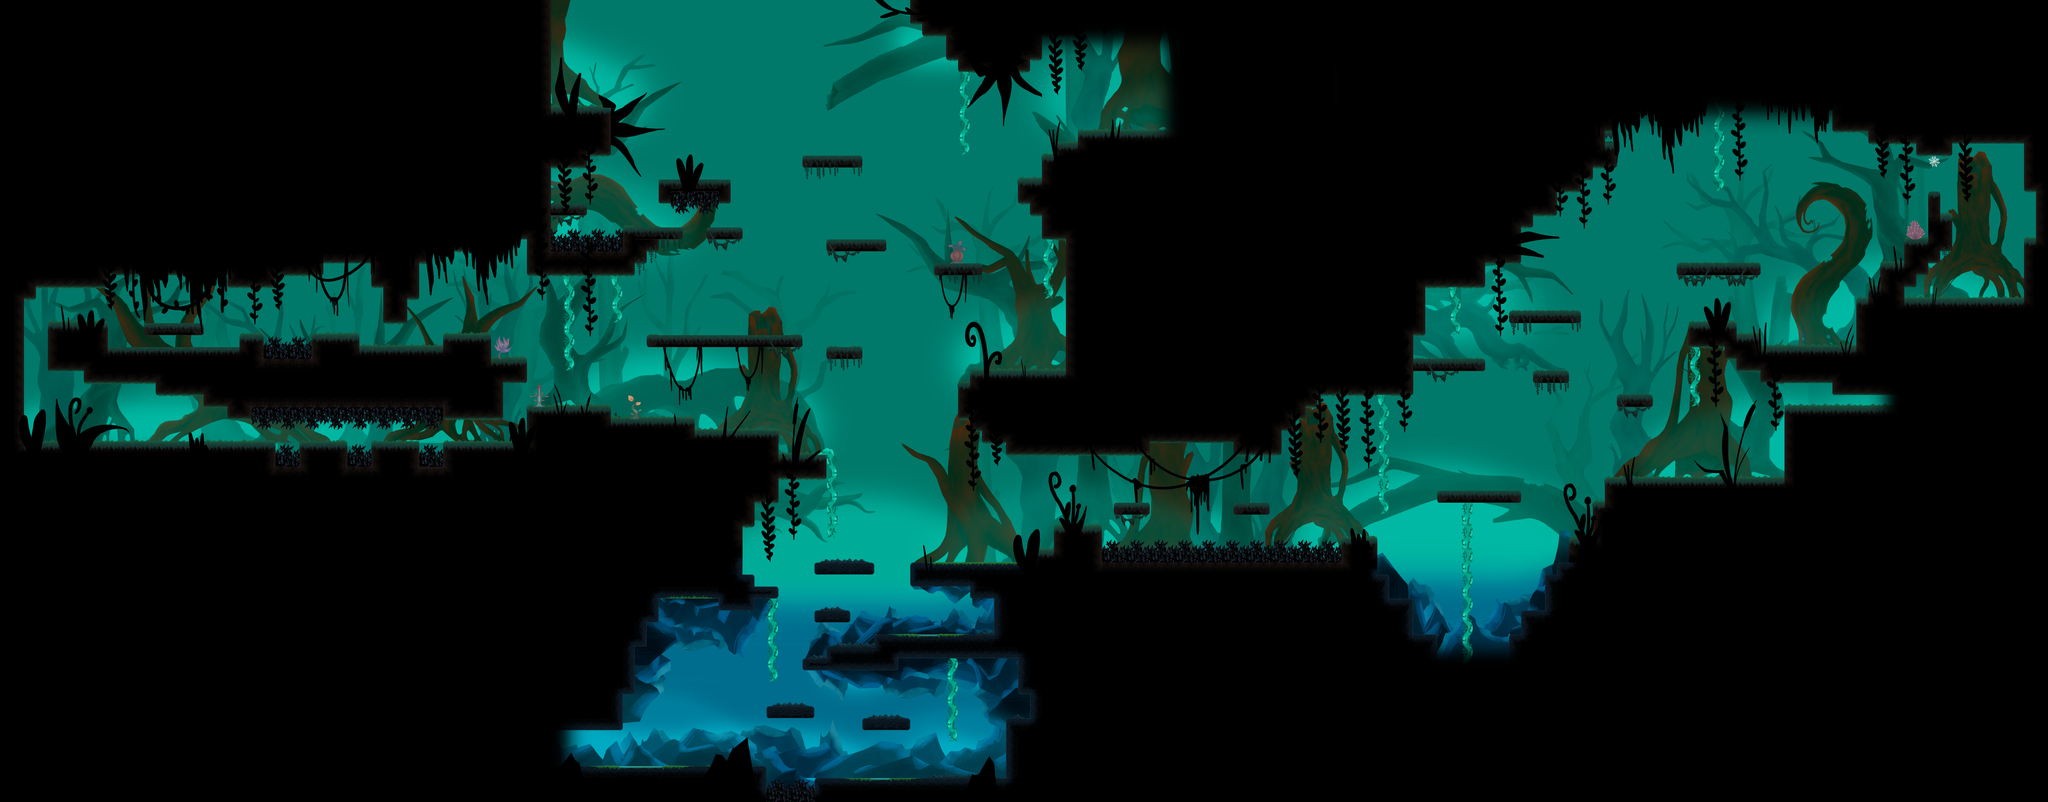

Rendered tile map (Tiled .tmx) drawn with the repository's tilesets; below, a short description and the map source with its tile grids summarised:
An orthogonal 171x67 tile map with 64x64 px tiles, 10 tile layers (Background, Background_Fog, Layer_4, Layer_3, ...), 1 hidden layer not drawn, 34 tilesets and 459 objects (11x CaveDrop, 9x Spikes, 6x Creebler, 5x Geyser, 2x Map22, ...).

<map version="1.10" tiledversion="1.11.2" orientation="orthogonal" renderorder="right-down" width="171" height="67" tilewidth="64" tileheight="64" infinite="0" nextlayerid="73" nextobjectid="4652">
 <tileset firstgid="1" name="Mangrove_background" tilewidth="64" tileheight="64" tilecount="480" columns="30">
  <image source="../Environment/Mangrove_background.png" width="1920" height="1080" />
 </tileset>
 <tileset firstgid="481" name="Mangrove_Tree1" tilewidth="64" tileheight="64" tilecount="1140" columns="30">
  <image source="../Environment/Mangrove_Tree1.png" width="1920" height="2444" />
 </tileset>
 <tileset firstgid="1621" name="Mangrove_Tree1.1" tilewidth="64" tileheight="64" tilecount="1140" columns="30">
  <image source="../Environment/Mangrove_Tree1.1.png" width="1920" height="2444" />
 </tileset>
 <tileset firstgid="2761" name="Mangrove_Tree1.2" tilewidth="64" tileheight="64" tilecount="1140" columns="30">
  <image source="../Environment/Mangrove_Tree1.2.png" width="1920" height="2444" />
 </tileset>
 <tileset firstgid="3901" name="Mangrove_Tree2.1" tilewidth="64" tileheight="64" tilecount="480" columns="30">
  <image source="../Environment/Mangrove_Tree2.1.png" width="1920" height="1080" />
 </tileset>
 <tileset firstgid="4381" name="Mangrove_Tree2.2" tilewidth="64" tileheight="64" tilecount="480" columns="30">
  <image source="../Environment/Mangrove_Tree2.2.png" width="1920" height="1080" />
 </tileset>
 <tileset firstgid="4861" name="Mangrove_Tree2" tilewidth="64" tileheight="64" tilecount="480" columns="30">
  <image source="../Environment/Mangrove_Tree2.png" width="1920" height="1080" />
 </tileset>
 <tileset firstgid="5341" name="Mangrove_Tree3.1" tilewidth="64" tileheight="64" tilecount="480" columns="30">
  <image source="../Environment/Mangrove_Tree3.1.png" width="1920" height="1080" />
 </tileset>
 <tileset firstgid="5821" name="Mangrove_Tree3.2" tilewidth="64" tileheight="64" tilecount="480" columns="30">
  <image source="../Environment/Mangrove_Tree3.2.png" width="1920" height="1080" />
 </tileset>
 <tileset firstgid="6301" name="Mangrove_Tree3" tilewidth="64" tileheight="64" tilecount="480" columns="30">
  <image source="../Environment/Mangrove_Tree3.png" width="1920" height="1080" />
 </tileset>
 <tileset firstgid="6781" name="rocas1" tilewidth="64" tileheight="64" tilecount="480" columns="30">
  <image source="../Environment/rocas1.png" width="1920" height="1080" />
 </tileset>
 <tileset firstgid="7261" name="rocas2" tilewidth="64" tileheight="64" tilecount="480" columns="30">
  <image source="../Environment/rocas2.png" width="1920" height="1080" />
 </tileset>
 <tileset firstgid="7741" name="rocas3" tilewidth="64" tileheight="64" tilecount="480" columns="30">
  <image source="../Environment/rocas3.png" width="1920" height="1080" />
 </tileset>
 <tileset firstgid="8221" name="rocas4" tilewidth="64" tileheight="64" tilecount="480" columns="30">
  <image source="../Environment/rocas4.png" width="1920" height="1080" />
 </tileset>
 <tileset firstgid="8701" name="Mangrove_Fog3" tilewidth="64" tileheight="64" tilecount="1140" columns="30">
  <image source="../Environment/Mangrove_Fog3.png" width="1920" height="2444" />
 </tileset>
 <tileset firstgid="9841" name="Mangrove_Fog1" tilewidth="64" tileheight="64" tilecount="1140" columns="30">
  <image source="../Environment/Mangrove_Fog1.png" width="1920" height="2444" />
 </tileset>
 <tileset firstgid="10981" name="niebla_fondo" tilewidth="64" tileheight="64" tilecount="480" columns="30">
  <image source="../Environment/niebla_fondo.png" width="1920" height="1080" />
 </tileset>
 <tileset firstgid="11461" name="niebla2" tilewidth="64" tileheight="64" tilecount="480" columns="30">
  <image source="../Environment/niebla2.png" width="1920" height="1080" />
 </tileset>
 <tileset firstgid="11941" name="Mangrove_Foreground_Tree" tilewidth="64" tileheight="64" tilecount="480" columns="30">
  <image source="../Environment/Mangrove_Foreground_Tree.png" width="1920" height="1080" />
 </tileset>
 <tileset firstgid="12421" name="Mangrove_Foreground_Plants" tilewidth="64" tileheight="64" tilecount="480" columns="30">
  <image source="../Environment/Mangrove_Foreground_Plants.png" width="1920" height="1080" />
 </tileset>
 <tileset firstgid="12901" name="Mangrove_Plants" tilewidth="64" tileheight="64" tilecount="1140" columns="30">
  <image source="../Environment/Mangrove_Plants.png" width="1920" height="2444" />
 </tileset>
 <tileset firstgid="14041" name="Cave_Mangrove_Background" tilewidth="64" tileheight="64" tilecount="1140" columns="30">
  <image source="../Environment/Cave_Mangrove_Background.png" width="1920" height="2444" />
 </tileset>
 <tileset firstgid="15181" name="spike_puple" tilewidth="64" tileheight="64" tilecount="4" columns="2">
  <image source="../Props/spike_puple.png" width="128" height="128" />
 </tileset>
 <tileset firstgid="15185" name="piedras0" tilewidth="64" tileheight="64" tilecount="480" columns="30">
  <image source="../Environment/piedras0.png" width="1920" height="1080" />
 </tileset>
 <tileset firstgid="15665" name="MapMetadata" tilewidth="64" tileheight="64" tilecount="2" columns="2">
  <image source="MapMetadata.png" width="128" height="64" />
 </tileset>
 <tileset firstgid="15667" name="Mangrove_Tree4.1" tilewidth="64" tileheight="64" tilecount="480" columns="30">
  <image source="../Environment/Mangrove_Tree4.1.png" width="1920" height="1080" />
 </tileset>
 <tileset firstgid="16147" name="Mangrove_Tree4" tilewidth="64" tileheight="64" tilecount="480" columns="30">
  <image source="../Environment/Mangrove_Tree4.png" width="1920" height="1080" />
 </tileset>
 <tileset firstgid="16627" name="Mangrove_Plants0" tilewidth="64" tileheight="64" tilecount="990" columns="30">
  <image source="../Environment/Mangrove_Plants0.png" width="1920" height="2160" />
 </tileset>
 <tileset firstgid="17617" name="lianas" tilewidth="64" tileheight="64" tilecount="225" columns="15">
  <image source="../Props/lianas.png" width="1000" height="1000" />
 </tileset>
 <tileset firstgid="17842" name="gancho_araña" tilewidth="64" tileheight="64" tilecount="18" columns="9">
  <image source="../Props/gancho_araña.png" width="576" height="190" />
 </tileset>
 <tileset firstgid="17860" name="tiles_manglar2" tilewidth="64" tileheight="64" tilecount="100" columns="10">
  <image source="../Props/tiles_manglar2.png" width="640" height="640" />
 </tileset>
 <tileset firstgid="17960" name="Plantas_v2" tilewidth="64" tileheight="64" tilecount="24" columns="12">
  <image source="../Props/Plantas_v2.png" width="768" height="128" />
 </tileset>
 <tileset firstgid="17984" name="tiles_cave2" tilewidth="64" tileheight="64" tilecount="100" columns="10">
  <image source="../Props/tiles_cave2.png" width="640" height="640" />
 </tileset>
 <tileset firstgid="18084" name="Prueba_change" tilewidth="64" tileheight="64" tilecount="1140" columns="30">
  <image source="../Props/Prueba_change.png" width="1920" height="2444" />
 </tileset>
 <group id="70" name="Background" offsetx="96" offsety="-32">
  <properties>
   <property name="Draw" type="bool" value="true" />
  </properties>
 </group>
 <layer id="44" name="Background" width="171" height="67" offsetx="-0.0146359" offsety="0.00748166" parallaxx="0" parallaxy="0">
  <properties>
   <property name="Draw" type="bool" value="true" />
  </properties>
  <data>[11457 cells, 6746 non-empty, 659 distinct tile ids]</data>
 </layer>
 <layer id="56" name="Background_Fog" width="171" height="67" parallaxx="0" parallaxy="0">
  <properties>
   <property name="Draw" type="bool" value="true" />
  </properties>
  <data>[11457 cells, 9017 non-empty, 1434 distinct tile ids]</data>
 </layer>
 <layer id="49" name="Layer_4" width="171" height="67" parallaxx="0" parallaxy="0">
  <properties>
   <property name="Draw" type="bool" value="true" />
  </properties>
  <data>[11457 cells, 2306 non-empty, 1151 distinct tile ids]</data>
 </layer>
 <layer id="48" name="Layer_3" width="171" height="67" parallaxx="0" parallaxy="0">
  <properties>
   <property name="Draw" type="bool" value="true" />
  </properties>
  <data>[11457 cells, 3041 non-empty, 1180 distinct tile ids]</data>
 </layer>
 <layer id="47" name="Layer_2" width="171" height="67" parallaxx="0" parallaxy="0">
  <properties>
   <property name="Draw" type="bool" value="true" />
  </properties>
  <data>[11457 cells, 3175 non-empty, 1583 distinct tile ids]</data>
 </layer>
 <layer id="45" name="Trees" width="171" height="67" parallaxx="0" parallaxy="0">
  <properties>
   <property name="Draw" type="bool" value="true" />
  </properties>
  <data>[11457 cells, 3707 non-empty, 1842 distinct tile ids]</data>
 </layer>
 <layer id="50" name="Fog_1" width="171" height="67" parallaxx="0" parallaxy="0">
  <properties>
   <property name="Draw" type="bool" value="true" />
  </properties>
  <data>[11457 cells, 8933 non-empty, 1205 distinct tile ids]</data>
 </layer>
 <layer id="23" name="Platforms" width="171" height="67" parallaxx="0" parallaxy="0">
  <properties>
   <property name="Draw" type="bool" value="true" />
  </properties>
  <data>[11457 cells, 7925 non-empty, 155 distinct tile ids]</data>
 </layer>
 <layer id="72" name="Light" width="171" height="67">
  <properties>
   <property name="Draw" type="bool" value="true" />
  </properties>
  <data>[11457 cells, 766 non-empty, 432 distinct tile ids]</data>
 </layer>
 <layer id="54" name="Forward_Layer" width="171" height="67" parallaxx="0" parallaxy="0">
  <properties>
   <property name="Draw" type="bool" value="true" />
   <property name="Forward" type="bool" value="true" />
  </properties>
  <data>[11457 cells, 2007 non-empty, 1052 distinct tile ids]</data>
 </layer>
 <layer id="69" name="Navigation" width="171" height="67" visible="0">
  <properties>
   <property name="Navigation" type="bool" value="true" />
  </properties>
  <data>[11457 cells, 7377 non-empty, 1 distinct tile ids]</data>
 </layer>
 <objectgroup id="70" name="DownCamera" visible="0">
  <object id="4441" x="3200" y="3904" width="1216" height="320" />
  <object id="4442" x="4160" y="1600" width="832" height="320" />
  <object id="4484" x="5696" y="2432" width="1344" height="448" />
  <object id="4617" x="7296" y="2944" width="1216" height="704" />
 </objectgroup>
 <objectgroup id="63" name="Spikes">
  <object id="3902" name="Spikes" x="4096" y="4170" width="256" height="64" />
  <object id="3947" name="Spikes" x="5888" y="2890" width="1280" height="118" />
  <object id="4425" name="Spikes" x="2944" y="1227" width="384" height="117" />
  <object id="4427" name="Spikes" x="3584" y="1024" width="256" height="96.6667" />
  <object id="4505" name="Spikes" x="1344" y="2176" width="1024" height="84" />
  <object id="4569" name="Spikes" x="1408" y="1811.33" width="256" height="108.667" />
  <object id="4573" name="Spikes" x="1472" y="2395.27" width="128" height="100.727" />
  <object id="4574" name="Spikes" x="1856" y="2389.21" width="128" height="106.788" />
  <object id="4575" name="Spikes" x="2240" y="2386.18" width="128" height="109.818" />
 </objectgroup>
 <objectgroup id="64" name="Abilities">
  <object id="3996" name="Dash" x="512" y="2240" width="384" height="128" />
 </objectgroup>
 <objectgroup id="65" name="NPC">
  <object id="4041" name="Castor" x="4992" y="2624" width="576" height="384">
   <properties>
    <property name="dialogueId" type="int" value="11" />
   </properties>
  </object>
  <object id="4648" name="Caracol" x="4096" y="2240" width="64" height="64" />
 </objectgroup>
 <objectgroup id="25" name="Doors">
  <properties>
   <property name="Doors" type="bool" value="true" />
  </properties>
  <object id="4165" name="Map22" x="6080" y="0" width="64" height="704">
   <properties>
    <property name="PlayerPosX" type="int" value="3392" />
    <property name="PlayerPosY" type="int" value="6080" />
    <property name="TargetScene" type="int" value="22" />
   </properties>
  </object>
  <object id="4191" name="Map22" x="8640" y="640" width="1152" height="64">
   <properties>
    <property name="PlayerPosX" type="int" value="6348" />
    <property name="PlayerPosY" type="int" value="6077" />
    <property name="TargetScene" type="int" value="22" />
   </properties>
  </object>
  <object id="4190" name="Map1" x="3136" y="3904" width="64" height="192">
   <properties>
    <property name="PlayerPosX" type="int" value="7936" />
    <property name="PlayerPosY" type="int" value="640" />
    <property name="TargetScene" type="int" value="1" />
   </properties>
  </object>
  <object id="4409" name="Map12" x="7680" y="3520" width="384" height="64">
   <properties>
    <property name="PlayerPosX" type="int" value="594" />
    <property name="PlayerPosY" type="int" value="3688" />
    <property name="TargetScene" type="int" value="13" />
   </properties>
  </object>
  <object id="4654" name="Map69" x="10048" y="2112" width="64" height="64">
   <properties>
    <property name="PlayerPosX" type="int" value="320" />
    <property name="PlayerPosY" type="int" value="704" />
    <property name="TargetScene" type="int" value="69" />
   </properties>
  </object>
 </objectgroup>
 <objectgroup id="61" name="Props">
  <object id="4133" name="Geyser" x="9344" y="2496" width="192" height="64" />
  <object id="4134" name="Geyser" x="9088" y="1344" width="192" height="64" />
  <object id="4175" name="CaveDrop" x="3328" y="3712" width="64" height="64" />
  <object id="4176" name="CaveDrop" x="3392" y="3456" width="64" height="64" />
  <object id="4177" name="CaveDrop" x="3904" y="3264" width="64" height="64" />
  <object id="4178" name="CaveDrop" x="3520" y="3200" width="64" height="64" />
  <object id="4179" name="CaveDrop" x="5248" y="3520" width="64" height="64" />
  <object id="4180" name="LifePlantMax" x="10304" y="1408" width="64" height="64" />
  <object id="4182" name="LifePlant" x="4480" y="1088" width="64" height="64" />
  <object id="4193" name="Checkpoint" x="3392" y="3776" width="384" height="320" />
  <object id="4207" name="Geyser" x="5504" y="1920" width="192" height="64" />
  <object id="4223" name="Geyser" x="10624" y="1536" width="192" height="64" />
  <object id="4245" name="CaveDrop" x="3264" y="3904" width="64" height="64" />
  <object id="4246" name="CaveDrop" x="4288" y="3840" width="64" height="64" />
  <object id="4247" name="CaveDrop" x="4544" y="3584" width="64" height="64" />
  <object id="4248" name="CaveDrop" x="4672" y="3904" width="64" height="64" />
  <object id="4249" name="CaveDrop" x="4928" y="3520" width="64" height="64" />
  <object id="4251" name="CaveDrop" x="4928" y="3136" width="64" height="64" />
  <object id="4391" name="Geyser" x="9600" y="1792" width="192" height="64" />
 </objectgroup>
 <objectgroup id="62" name="Liana">
  <object id="3922" x="5056" y="3520" width="64" height="448" />
  <object id="3935" x="4096" y="3200" width="64" height="448" />
  <object id="3974" x="4416" y="2394" width="64" height="486" />
  <object id="4020" x="5120" y="384" width="64" height="448" />
  <object id="4024" x="5568" y="1280" width="64" height="320" />
  <object id="4053" x="7360" y="2112" width="64" height="640" />
  <object id="4066" x="7744" y="1536" width="64" height="256" />
  <object id="4092" x="9024" y="1856" width="64" height="320" />
  <object id="4205" x="3008" y="1472" width="64" height="512" />
  <object id="4408" x="9152" y="320" width="64" height="704" />
  <object id="4487" x="3264" y="1472" width="64" height="256" />
  <object id="4636" x="7808" y="2688" width="64" height="896" />
 </objectgroup>
 <objectgroup id="73" name="Zones">
  <object id="4657" name="HiddenZone" x="9600" y="1920" width="896" height="512" />
 </objectgroup>
 <objectgroup id="58" name="Wall">
  <object id="3905" x="4864" y="3840" height="64" />
  <object id="3906" x="4608" y="3840" height="64" />
  <object id="3907" x="4608" y="3904" width="256" />
  <object id="3908" x="4096" y="3840" width="256" />
  <object id="3909" x="4096" y="3776" height="64" />
  <object id="3910" x="4352" y="3776" height="64" />
  <object id="3913" x="4288" y="3584" width="512" />
  <object id="3916" x="4288" y="3520" height="64" />
  <object id="3917" x="4800" y="3520" height="64" />
  <object id="3918" x="4800" y="3468.48" width="512" height="51.5152" />
  <object id="3921" x="4672" y="3392" height="64" />
  <object id="3925" x="4352" y="3008" height="64" />
  <object id="3926" x="4672" y="3008" height="64" />
  <object id="3927" x="4352" y="3072" width="320" />
  <object id="3929" x="4032" y="3072" height="64" />
  <object id="3936" x="4352" y="3328" width="192" />
  <object id="3937" x="4352" y="3264" height="64" />
  <object id="3938" x="4544" y="3264" height="64" />
  <object id="3941" x="5504" y="2944" height="64" />
  <object id="3951" x="5952" y="2688" height="64" />
  <object id="3953" x="5952" y="2752" width="192" />
  <object id="3954" x="6144" y="2688" height="64" />
  <object id="3955" x="6592" y="2688" height="64" />
  <object id="3956" x="6592" y="2752" width="192" />
  <object id="3957" x="6784" y="2688" height="64" />
  <object id="3969" x="4160" y="2304" height="128" />
  <object id="3985" x="5120" y="2048" height="192" />
  <object id="4021" x="5568" y="1251.5" width="128" height="28.5" />
  <object id="4022" x="5568" y="1216" height="64" />
  <object id="4026" x="4992" y="1472" width="256" />
  <object id="4027" x="5248" y="1408" height="64" />
  <object id="4028" x="4992" y="1408" height="64" />
  <object id="4034" x="4416" y="1856" height="64" />
  <object id="4035" x="4416" y="1920" width="192" />
  <object id="4036" x="4608" y="1856" height="64" />
  <object id="4037" x="4416" y="1344" width="320" />
  <object id="4038" x="4416" y="1280" height="64" />
  <object id="4039" x="4736" y="1280" height="64" />
  <object id="4064" x="7936" y="1920" height="64" />
  <object id="4065" x="7552" y="1984" width="384" />
  <object id="4068" x="8064" y="1664" height="64" />
  <object id="4069" x="8064" y="1728" width="384" />
  <object id="4070" x="8448" y="1664" height="64" />
  <object id="4072" x="8192" y="2048" width="192" />
  <object id="4073" x="8384" y="1984" height="64" />
  <object id="4074" x="8192" y="1984" height="64" />
  <object id="4086" x="9024" y="1828" width="192" height="28" />
  <object id="4087" x="9280" y="1728" height="64" />
  <object id="4088" x="9024" y="1728" height="128" />
  <object id="4126" x="8960" y="1408" height="64" />
  <object id="4127" x="9408" y="1408" height="64" />
  <object id="4128" x="8960" y="1472" width="448" />
  <object id="4155" x="7680" y="2650" width="448" height="38" />
  <object id="4156" x="8128" y="2624" height="64" />
  <object id="4157" x="7680" y="2624" height="64" />
  <object id="4143" x="8640" y="2176" width="192" />
  <object id="4144" x="8832" y="2112" height="64" />
  <object id="4145" x="8640" y="2112" height="64" />
  <object id="4231" x="4416" y="2432" height="128" />
  <object id="4232" x="3328" y="3712" height="192" />
  <object id="4233" x="3392" y="3456" height="256" />
  <object id="4234" x="3456" y="3328" height="128" />
  <object id="4235" x="3520" y="3200" height="128" />
  <object id="4242" x="3840" y="3200" height="64" />
  <object id="4243" x="4032" y="3200" height="64" />
  <object id="4244" x="4160" y="3136" height="64" />
  <object id="4257" x="4416" y="3456" height="64" />
  </objectgroup>
 <objectgroup id="26" name="Collisions">
  <!-- 161 objects omitted --></objectgroup>
 <objectgroup id="67" name="HookAnchors">
  <!-- 1 objects omitted --></objectgroup>
 <objectgroup id="57" name="WallSlide">
  <!-- 30 objects omitted --></objectgroup>
 <objectgroup id="60" name="Enemies">
  <!-- 8 objects omitted --></objectgroup>
 <objectgroup id="66" name="HelpZone">
  <!-- 2 objects omitted --></objectgroup>
 <objectgroup id="71" name="Zones" />
</map>
<!-- 339 of 459 objects omitted -->
